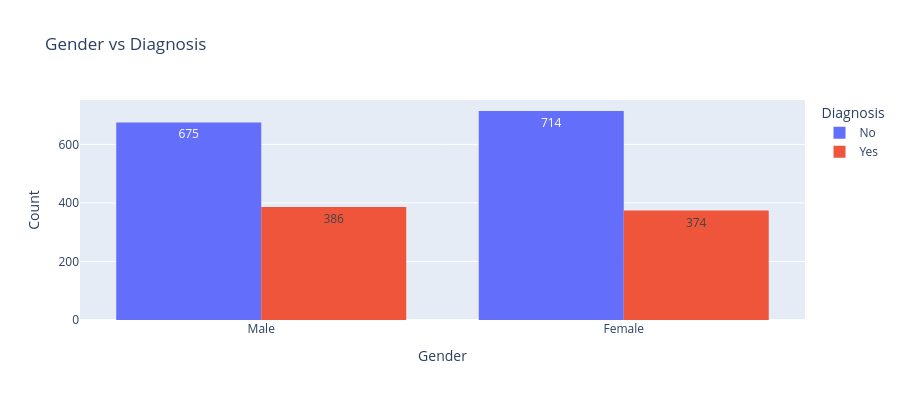
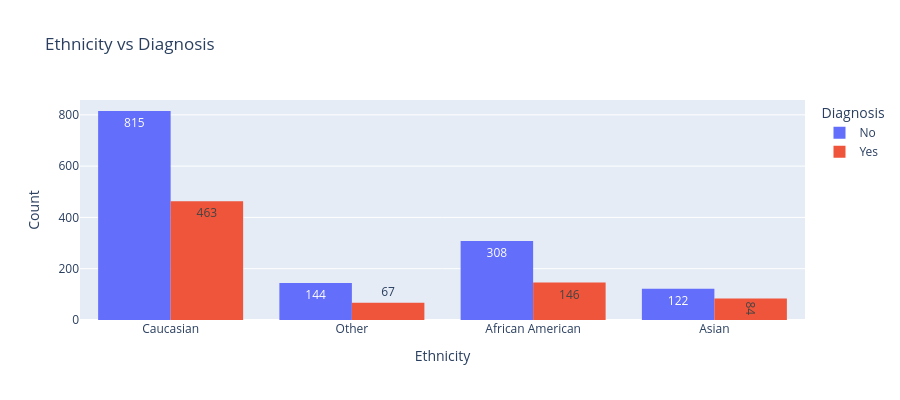
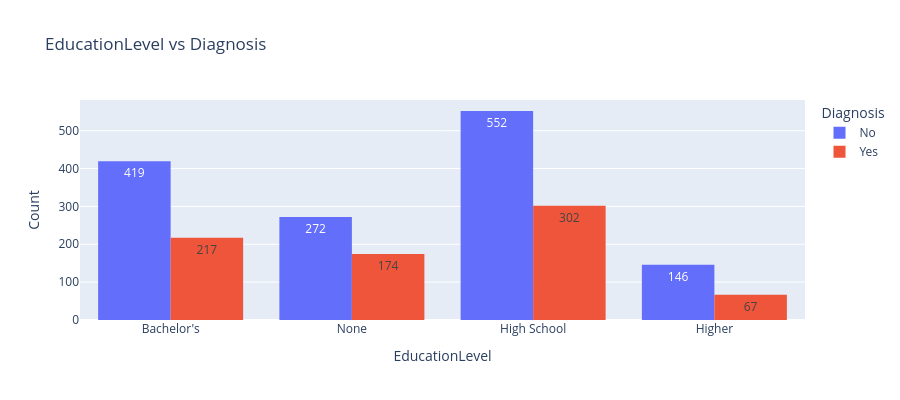
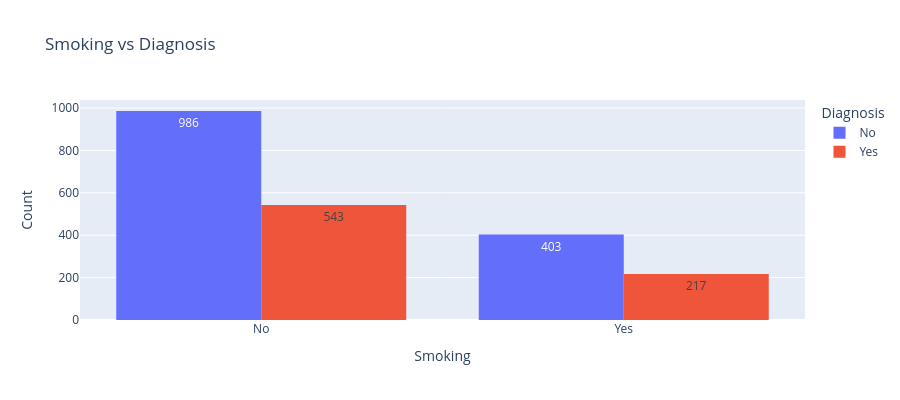

Source (notebook cell) for these figures, in order:
### Markdown cell above
## ***2.1 Categorical Data***
----
* ### ***Countplot***

### Code cell
import importlib.util
import subprocess
import sys

if importlib.util.find_spec("plotly") is None:
    subprocess.check_call([sys.executable, "-m", "pip", "install", "plotly"])

import plotly.express as px

for col in cat_cols.keys():
    if col == 'Diagnosis':
        continue

    fig = px.histogram(
        df_cat,
        x=col,
        color='Diagnosis',
        barmode='group',
        text_auto=True,
        title=f'{col} vs Diagnosis'
    )

    fig.update_layout(
        height=400,
        xaxis_title=col,
        yaxis_title='Count'
    )

    fig.show()

### Figure 1 — Plotly figure (JSON) as saved in the notebook; plotly's stock layout.template omitted (floating-point values rounded to 4 significant figures; data arrays with more than 128 entries replaced by an {"elided": "..."} marker saying what was removed)
{"data": [{"alignmentgroup": "True", "bingroup": "x", "hovertemplate": "Diagnosis=No<br>Gender=%{x}<br>count=%{y}<extra></extra>", "legendgroup": "No", "marker": {"color": "#636efa", "pattern": {"shape": ""}}, "name": "No", "offsetgroup": "No", "orientation": "v", "showlegend": true, "texttemplate": "%{value}", "type": "histogram", "x": {"elided": "1389 str values"}, "xaxis": "x", "yaxis": "y"}, {"alignmentgroup": "True", "bingroup": "x", "hovertemplate": "Diagnosis=Yes<br>Gender=%{x}<br>count=%{y}<extra></extra>", "legendgroup": "Yes", "marker": {"color": "#EF553B", "pattern": {"shape": ""}}, "name": "Yes", "offsetgroup": "Yes", "orientation": "v", "showlegend": true, "texttemplate": "%{value}", "type": "histogram", "x": {"elided": "760 str values"}, "xaxis": "x", "yaxis": "y"}], "layout": {"barmode": "group", "height": 400, "legend": {"title": {"text": "Diagnosis"}, "tracegroupgap": 0}, "title": {"text": "Gender vs Diagnosis"}, "xaxis": {"anchor": "y", "domain": [0, 1], "title": {"text": "Gender"}}, "yaxis": {"anchor": "x", "domain": [0, 1], "title": {"text": "Count"}}}}

### Figure 2 — Plotly figure (JSON) as saved in the notebook; plotly's stock layout.template omitted (floating-point values rounded to 4 significant figures; data arrays with more than 128 entries replaced by an {"elided": "..."} marker saying what was removed)
{"data": [{"alignmentgroup": "True", "bingroup": "x", "hovertemplate": "Diagnosis=No<br>Ethnicity=%{x}<br>count=%{y}<extra></extra>", "legendgroup": "No", "marker": {"color": "#636efa", "pattern": {"shape": ""}}, "name": "No", "offsetgroup": "No", "orientation": "v", "showlegend": true, "texttemplate": "%{value}", "type": "histogram", "x": {"elided": "1389 str values"}, "xaxis": "x", "yaxis": "y"}, {"alignmentgroup": "True", "bingroup": "x", "hovertemplate": "Diagnosis=Yes<br>Ethnicity=%{x}<br>count=%{y}<extra></extra>", "legendgroup": "Yes", "marker": {"color": "#EF553B", "pattern": {"shape": ""}}, "name": "Yes", "offsetgroup": "Yes", "orientation": "v", "showlegend": true, "texttemplate": "%{value}", "type": "histogram", "x": {"elided": "760 str values"}, "xaxis": "x", "yaxis": "y"}], "layout": {"barmode": "group", "height": 400, "legend": {"title": {"text": "Diagnosis"}, "tracegroupgap": 0}, "title": {"text": "Ethnicity vs Diagnosis"}, "xaxis": {"anchor": "y", "domain": [0, 1], "title": {"text": "Ethnicity"}}, "yaxis": {"anchor": "x", "domain": [0, 1], "title": {"text": "Count"}}}}

### Figure 3 — Plotly figure (JSON) as saved in the notebook; plotly's stock layout.template omitted (floating-point values rounded to 4 significant figures; data arrays with more than 128 entries replaced by an {"elided": "..."} marker saying what was removed)
{"data": [{"alignmentgroup": "True", "bingroup": "x", "hovertemplate": "Diagnosis=No<br>EducationLevel=%{x}<br>count=%{y}<extra></extra>", "legendgroup": "No", "marker": {"color": "#636efa", "pattern": {"shape": ""}}, "name": "No", "offsetgroup": "No", "orientation": "v", "showlegend": true, "texttemplate": "%{value}", "type": "histogram", "x": {"elided": "1389 str values"}, "xaxis": "x", "yaxis": "y"}, {"alignmentgroup": "True", "bingroup": "x", "hovertemplate": "Diagnosis=Yes<br>EducationLevel=%{x}<br>count=%{y}<extra></extra>", "legendgroup": "Yes", "marker": {"color": "#EF553B", "pattern": {"shape": ""}}, "name": "Yes", "offsetgroup": "Yes", "orientation": "v", "showlegend": true, "texttemplate": "%{value}", "type": "histogram", "x": {"elided": "760 str values"}, "xaxis": "x", "yaxis": "y"}], "layout": {"barmode": "group", "height": 400, "legend": {"title": {"text": "Diagnosis"}, "tracegroupgap": 0}, "title": {"text": "EducationLevel vs Diagnosis"}, "xaxis": {"anchor": "y", "domain": [0, 1], "title": {"text": "EducationLevel"}}, "yaxis": {"anchor": "x", "domain": [0, 1], "title": {"text": "Count"}}}}

### Figure 4 — Plotly figure (JSON) as saved in the notebook; plotly's stock layout.template omitted (floating-point values rounded to 4 significant figures; data arrays with more than 128 entries replaced by an {"elided": "..."} marker saying what was removed)
{"data": [{"alignmentgroup": "True", "bingroup": "x", "hovertemplate": "Diagnosis=No<br>Smoking=%{x}<br>count=%{y}<extra></extra>", "legendgroup": "No", "marker": {"color": "#636efa", "pattern": {"shape": ""}}, "name": "No", "offsetgroup": "No", "orientation": "v", "showlegend": true, "texttemplate": "%{value}", "type": "histogram", "x": {"elided": "1389 str values"}, "xaxis": "x", "yaxis": "y"}, {"alignmentgroup": "True", "bingroup": "x", "hovertemplate": "Diagnosis=Yes<br>Smoking=%{x}<br>count=%{y}<extra></extra>", "legendgroup": "Yes", "marker": {"color": "#EF553B", "pattern": {"shape": ""}}, "name": "Yes", "offsetgroup": "Yes", "orientation": "v", "showlegend": true, "texttemplate": "%{value}", "type": "histogram", "x": {"elided": "760 str values"}, "xaxis": "x", "yaxis": "y"}], "layout": {"barmode": "group", "height": 400, "legend": {"title": {"text": "Diagnosis"}, "tracegroupgap": 0}, "title": {"text": "Smoking vs Diagnosis"}, "xaxis": {"anchor": "y", "domain": [0, 1], "title": {"text": "Smoking"}}, "yaxis": {"anchor": "x", "domain": [0, 1], "title": {"text": "Count"}}}}
